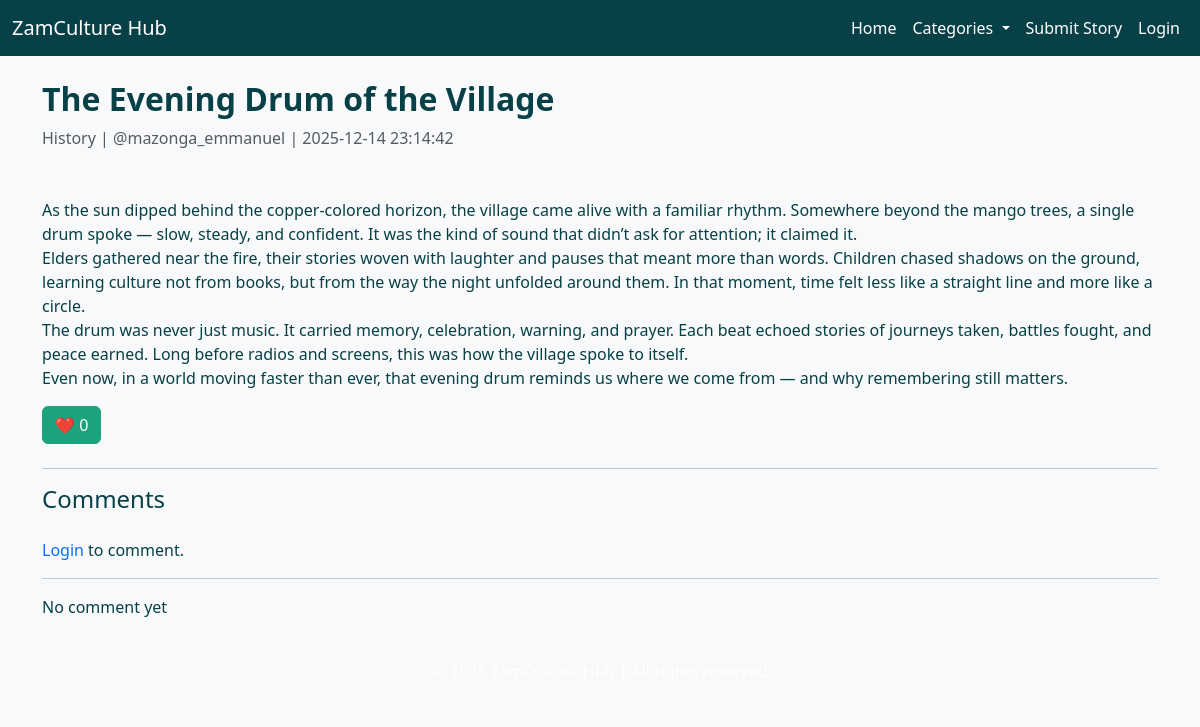
Page /story/1 on the earlier database version.
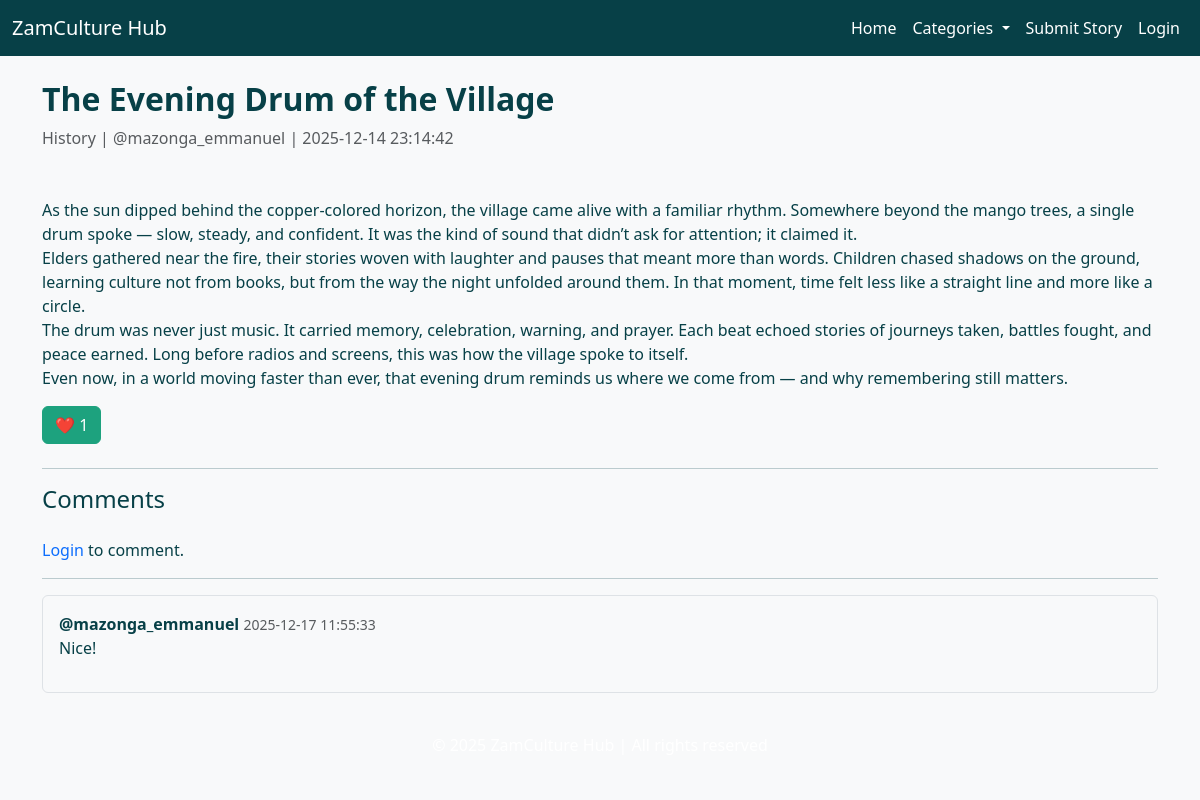
Same page on the later database version.
### tables this page shows
CREATE TABLE stories (
    id INTEGER PRIMARY KEY AUTOINCREMENT,
    user_id INTEGER,
    title TEXT NOT NULL,
    content TEXT NOT NULL,
    category TEXT,
    image_path TEXT,
    created_at DATETIME DEFAULT CURRENT_TIMESTAMP,
    approved INTEGER DEFAULT 0,
    FOREIGN KEY (user_id) REFERENCES users(id)
);

CREATE TABLE users (
    id INTEGER PRIMARY KEY AUTOINCREMENT,
    username TEXT NOT NULL UNIQUE,
    hash TEXT NOT NULL,
    role TEXT DEFAULT 'user',
    created_at DATETIME DEFAULT CURRENT_TIMESTAMP
);

CREATE TABLE comments (
    id INTEGER PRIMARY KEY AUTOINCREMENT,
    user_id INTEGER,
    story_id INTEGER,
    content TEXT NOT NULL,
    created_at DATETIME DEFAULT CURRENT_TIMESTAMP,
    FOREIGN KEY (user_id) REFERENCES users(id),
    FOREIGN KEY (story_id) REFERENCES stories(id)
);

### app.py (the view)
@app.route("/story/<int:story_id>")
def story(story_id):
    user = session.get("user_id")
    story = db.execute("""
        SELECT stories.*, users.username AS author,
        COUNT(likes.id) AS like_count
        FROM stories
        JOIN users ON stories.user_id = users.id
        LEFT JOIN likes ON stories.id = likes.story_id
        WHERE stories.id = ? AND stories.approved = 1;
        """, story_id)
    if not story:
        return "story not found", 404
    story = story[0]
    comments = db.execute("""
        SELECT comments.content, comments.created_at, users.username AS author
        FROM comments
        JOIN users ON comments.user_id = users.id
        WHERE comments.story_id = ?
        ORDER BY comments.created_at ASC
        """, story_id)
    return render_template("story.html", story=story, comments=comments, user=user)

### templates/story.html (shortened to what this page needs)
{% extends "layout.html" %}
{% block main %}
<h2 class="mb-2">{{ story.title }}</h2>
<P class="text-muted mb-4">
    {{ story.category}} | {{ story.author}} | {{ story.created_at }}
</P>
<p style="white-space: pre-line;">
    {{ story.content }}
</p>
<form action="{{ url_for('like', story_id=story['id']) }}" method="post" class="mb-4">
    <button type="submit" class="btn btn-primary">
        ❤️ {{ story.like_count }}
    </button>
</form>
<hr>
<h4 class="mb-4">Comments</h4>
{% if user %}
    <form action="{{ url_for('comment', story_id=story.id) }}" method="post" class="mb-4">
        <div class="mb-3">
            <label for="comment" class="form-label">Add a Comment</label>
            <textarea class="form-control" id="comment" name="comment" rows="3" placeholder="Write a comment..." required></textarea>
        </div>
        <button type="submit" class="btn btn-primary">Submit</button>
    </form>
{% else %}
    <p>
        <a href="{{ url_for('login') }}">Login</a>
         to comment.
    </p>
{% endif %}
<hr>
{% for comment in comments %}
 <div class="mb-3 border rounded p-3">
    <strong>{{ comment.author }}</strong>
    <small class="text-muted">{{ comment.created_at }}</small>
    <p>{{ comment.content }}</p>
 </div>
 {% else %}
    <p>No comment yet</p>
{% endfor %}
{% endblock %}

### templates/layout.html (shortened to what this page needs)
<!DOCTYPE html>
<html lang="en">
<head>
    <link href="https://cdn.jsdelivr.net/npm/bootstrap@5.3.3/dist/css/bootstrap.min.css" rel="stylesheet"
>
    <link href="{{ url_for('static', filename='css/styles.css') }}" rel="stylesheet">
</head>
<body>
    <nav class="navbar navbar-expand-lg navbar-light bg-light">
        <div class="container-fluid">
            <a class="navbar-brand" href="{{ url_for('index') }}">ZamCulture Hub</a>
            <div class="collapse navbar-collapse" id="navbarNav">
                <ul class="navbar-nav ms-auto">
                    <li class="nav-item">
                        <a class="nav-link" href="{{ url_for('index') }}">Home</a>
                    </li>
                    <li class="nav-item dropdown">
                        <a class="nav-link dropdown-toggle" href="#" id="navbarDropdown" role="button"
                           data-bs-toggle="dropdown" aria-expanded="false">
                            Categories
                        </a>
                    </li>
                    <li class="nav-item">
                        <a class="nav-link" href="{{ url_for('submit') }}">Submit Story</a>
                    </li>
                    {% if session.get("user_id") %}
                         {% if session.get("role") == "admin" %}
                            <li class="nav-item">
                                <a class="nav-link" href="{{ url_for('admin') }}">Admin</a>
                            </li>
                        {% endif %}
                        <li class="nav-item">
                            <a class="nav-link" href="{{ url_for('logout') }}">Logout</a>
                        </li>
                    {% else %}
                        <li class="nav-item">
                            <a class="nav-link" href="{{ url_for('login') }}">Login</a>
                        </li>
                    {% endif %}
                </ul>
            </div>
        </div>
    </nav>
    <div class="container my-4">
        {% block main %}
        {% endblock %}
    </div>
    <footer class="bg-light text-center py-3 mt-4">
        <p class="mb-0">&copy; 2025 ZamCulture Hub | All rights reserved</p>
    </footer>
</body>
</html>

### static/css/styles.css (style rules this page uses)
body { font-family: 'Segoe UI', Tahoma, Geneva, Verdana, sans-serif; background-color: #f8f9fa; color: #074047; }
.navbar { background-color: #074047 !important; }
.navbar .navbar-brand, .navbar .nav-link { color: #ffffff !important; font-weight: 500; }
.btn-primary { background-color: #1DA27E; border-color: #1DA27E; }
footer { background-color: #074047; color: #ffffff; }
form button { border-radius: 0.5rem; }
h2 { color: #074047; font-weight: 600; }
a { text-decoration: none; }

Differences in the rows shown:
added comments: author "@mazonga_emmanuel", created_at "2025-12-17 11:55:33", content "Nice!"
Other differences:
{{ story.like_count }}: "0" → "1"
text no longer shown: "No comment yet"
